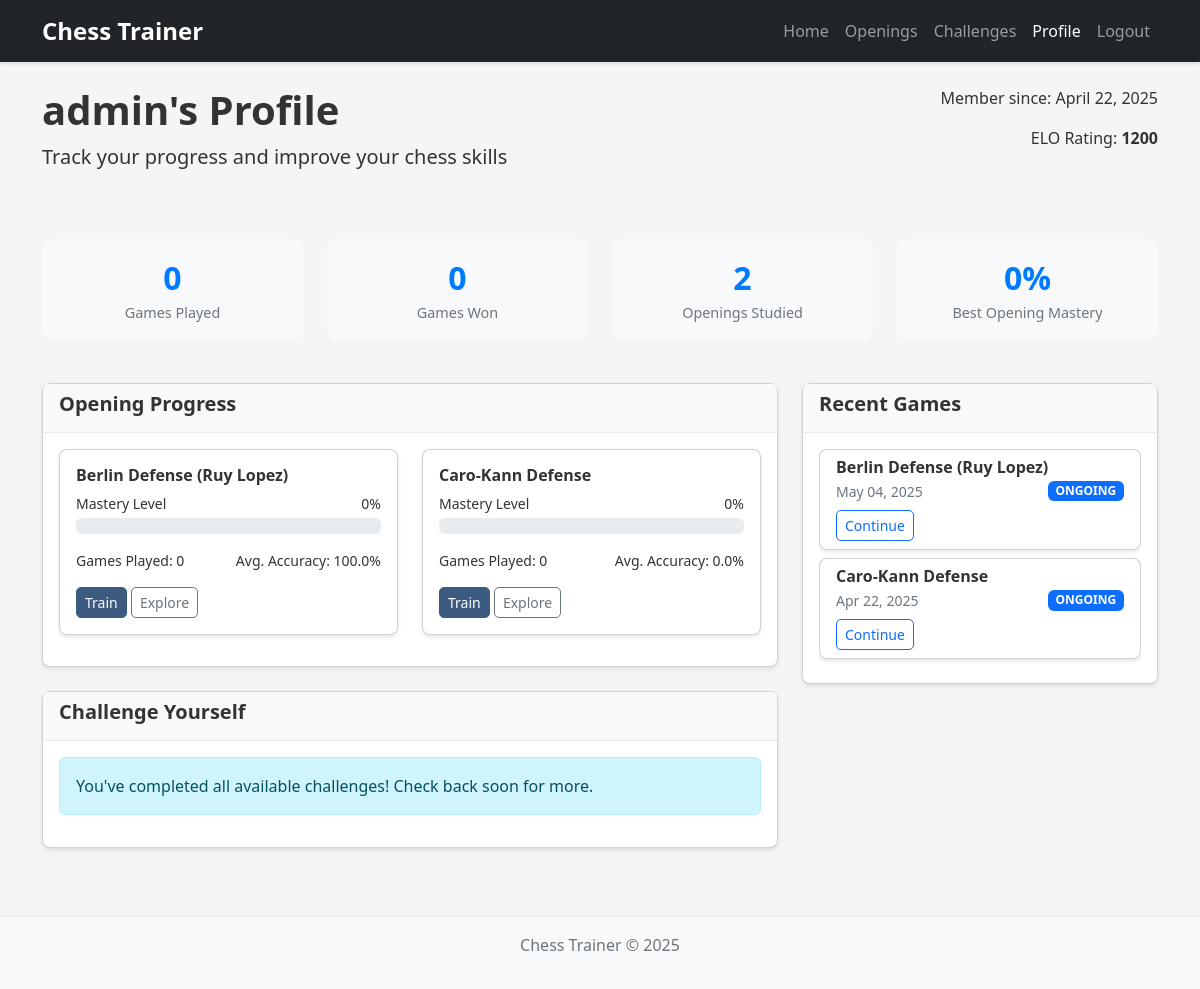
The app's page /profile/ (signed in), older data.
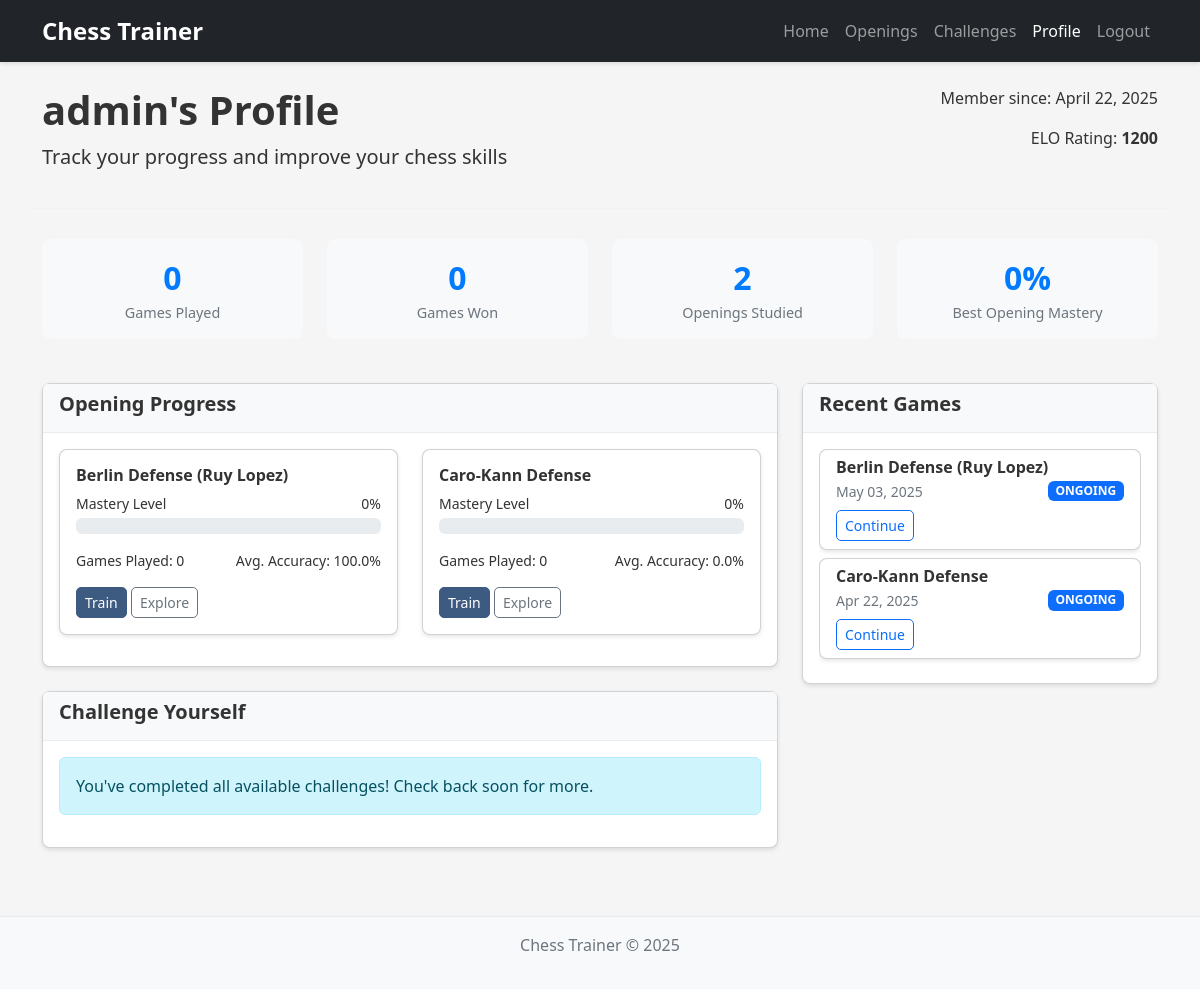
The same page, newer data.
### chess_app/models.py (models this page shows, shortened)
class Game(models.Model):
    GAME_STATUS_CHOICES = [
        ('ONGOING', 'Ongoing'),
        ('COMPLETED', 'Completed'),
        ('ABANDONED', 'Abandoned'),
    ]
    user = models.ForeignKey(User, on_delete=models.CASCADE)
    opening = models.ForeignKey(Opening, on_delete=models.CASCADE)
    created_at = models.DateTimeField(auto_now_add=True)
    updated_at = models.DateTimeField(auto_now=True)
    status = models.CharField(max_length=20, choices=GAME_STATUS_CHOICES, default='ONGOING')
    fen_position = models.CharField(max_length=100, default='rnbqkbnr/pppppppp/8/8/8/8/PPPPPPPP/RNBQKBNR w KQkq - 0 1')
    user_color = models.CharField(max_length=5, default='white')
    ai_strength = models.IntegerField(default=15)  # Stockfish depth
    in_opening_book = models.BooleanField(default=True)  # Whether we're still in the opening book
    result = models.CharField(max_length=10, blank=True, null=True)  # "1-0", "0-1", "1/2-1/2"

class Opening(models.Model):
    name = models.CharField(max_length=100)
    eco_code = models.CharField(max_length=10, blank=True, null=True)
    pgn_moves = models.TextField()
    description = models.TextField()
    difficulty = models.IntegerField(default=1)  # 1-5 scale
    is_popular = models.BooleanField(default=False)
    for_white = models.BooleanField(default=True)  # True for White, False for Black
    category = models.CharField(max_length=50, blank=True, null=True) # e.g., "Open Game", "Semi-Open", etc.
    main_line = models.TextField(blank=True, null=True)  # Optional field for the main line PGN
    parent_opening = models.ForeignKey('self', on_delete=models.SET_NULL, blank=True, null=True, related_name='variations')

### chess_app/views.py (the view)
# urls.py: path('profile/', views.user_profile, name='user_profile'),
@login_required
def user_profile(request):
    user_profile, created = UserProfile.objects.get_or_create(user=request.user)
    progress_list = UserProgress.objects.filter(user=request.user).order_by('-mastery_level')
    recent_games = Game.objects.filter(user=request.user).order_by('-updated_at')[:5]
    unsolved_challenges = UserChallenge.objects.filter(
        user=request.user,
        is_solved=False
    ).select_related('challenge')[:5]
    return render(request, 'chess_app/user_profile.html', {
        'profile': user_profile,
        'progress_list': progress_list,
        'recent_games': recent_games,
        'unsolved_challenges': unsolved_challenges
    })

### chess_app/templates/chess_app/user_profile.html (shortened to what the changed rows need)
{% extends 'chess_app/base.html' %}
{% load static %}
{% block content %}
<div class="row profile-header">
    <div class="col-md-8">
        <h1>{{ profile.user.username }}'s Profile</h1>
    </div>
</div>
<div class="row">
    <div class="col-md-4">
        <div class="card">
            <div class="card-body">
                <div class="recent-games-list">
                    {% if recent_games %}
                        {% for game in recent_games %}
                            <div class="card mb-2">
                                <div class="card-body py-2 px-3">
                                    <h6 class="card-title mb-1">{{ game.opening.name }}</h6>
                                    <div class="d-flex justify-content-between align-items-center">
                                        <small class="text-muted">{{ game.updated_at|date:"M d, Y" }}</small>
                                        <span class="badge {% if game.status == 'COMPLETED' %}bg-success{% elif game.status == 'ONGOING' %}bg-primary{% else %}bg-secondary{% endif %}">
                                            {{ game.status }}
                                        </span>
                                    </div>
                                    <div class="mt-2">
                                        <a href="{% url 'game' game.opening.id %}" class="btn btn-sm btn-outline-primary">Continue</a>
                                    </div>
                                </div>
                            </div>
                        {% endfor %}
                    {% else %}
                        <div class="alert alert-info">
                            You haven't played any games yet.
                        </div>
                    {% endif %}
                </div>
            </div>
        </div>
    </div>
</div>
{% endblock %}

Row changes from the older to the newer data that the page shows:
changed Game "Berlin Defense (Ruy Lopez)": updated_at "May 04, 2025" → "May 03, 2025"
